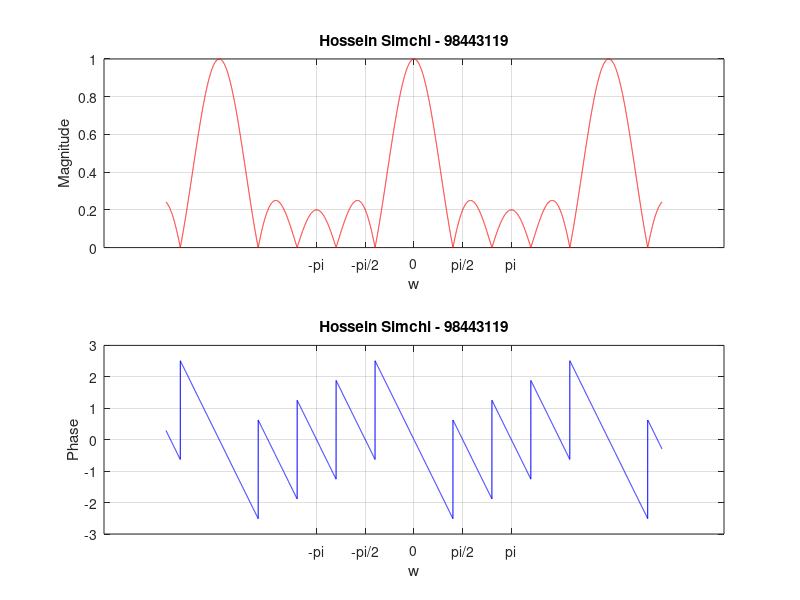

MATLAB code for this plot:
% Hello, my name is Hossein Simhci, 98443119
 
m1 = 0;
m2 = 4;
w = [-8:0.001:8];
z = (1/(m2+1))*((sin(w*(m2+1)/2))./(sin(w/2))).* exp(-1*1i*w*m2/2);
x1 = abs(z);
x2 = angle(z);
subplot(211)
plot(w,x1,'r')
set(gca,'XTick',-pi:pi/2:pi)
set(gca,'XTickLabel',{'-pi','-pi/2','0','pi/2','pi'})
grid; xlabel('w'); ylabel('Magnitude');
title("Hossein Simchi - 98443119")
subplot(212)
plot(w,x2,'b')
set(gca,'XTick',-pi:pi/2:pi)
set(gca,'XTickLabel',{'-pi','-pi/2','0','pi/2','pi'})
grid; xlabel('w'); ylabel('Phase');
title("Hossein Simchi - 98443119")
